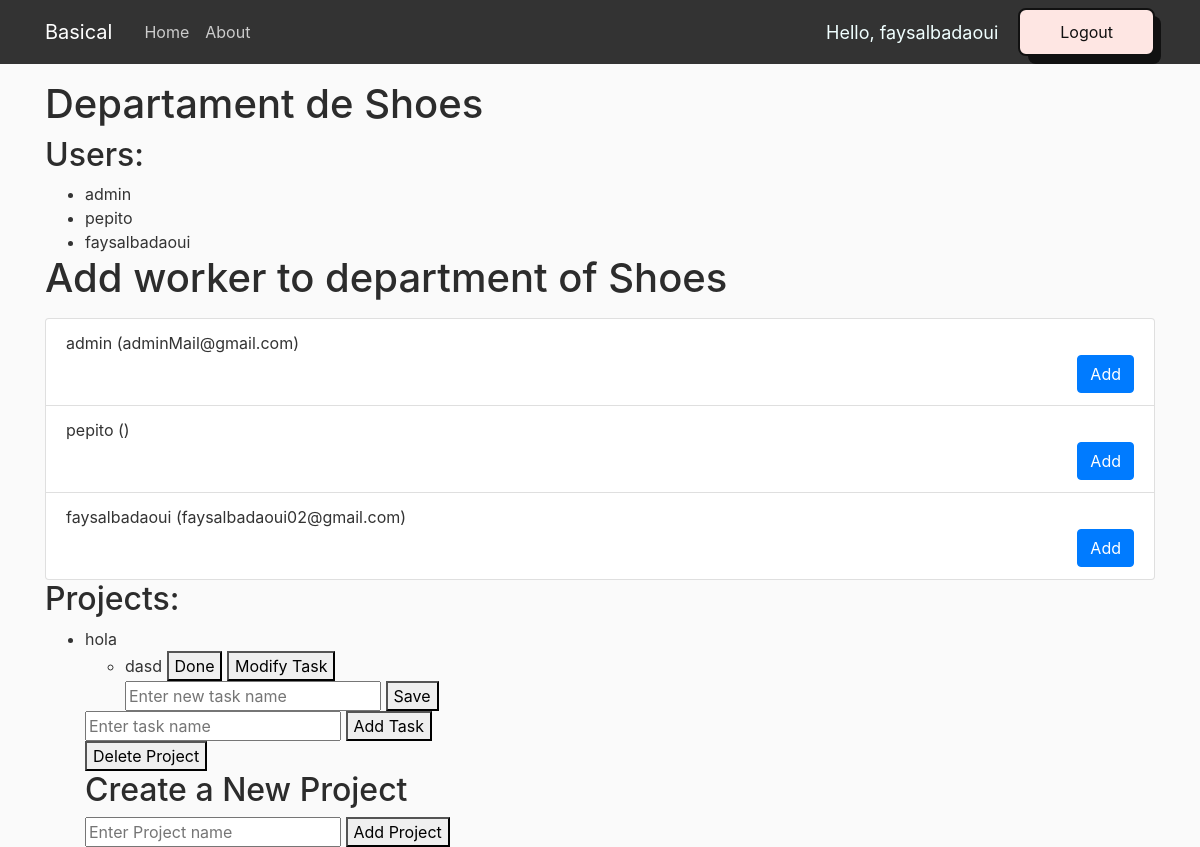
The app's page /company/1/department/1/ (signed in) with its own data.
### web/models.py (models this page shows, shortened)
class Department(models.Model):
    name = models.CharField(max_length=256)
    projects = models.ManyToManyField(Project)
    num_projects = models.IntegerField(default=0)
    admin = models.ForeignKey(User, on_delete=models.CASCADE, related_name="created_departments", default=User.objects.first().pk)
    users = models.ManyToManyField(User)
    num_users = models.IntegerField(default=0)

class Project(models.Model):
    name = models.CharField(max_length=256)
    tasks = models.ManyToManyField(Task)
    admin = models.ForeignKey(User, on_delete=models.CASCADE, related_name="created_projects", default=User.objects.first().pk)

class Task(models.Model):
    name = models.CharField(max_length=256)

### web/views.py (the view)
# urls.py: path('company/<int:company_id>/department/<int:department_id>/', views.department_detail, name='department_detail'),
def department_detail(request, department_id, company_id):
    department = get_object_or_404(Department, pk=department_id)
    company = get_object_or_404(Company, pk=company_id)
    return render(request, 'models/department_detail.html', {'department': department, 'company': company })

### web/templates/models/department_detail.html (shortened to what this page needs)
{% load static %}
<!DOCTYPE html>
<html>
    <head>
        <link rel="stylesheet" href="https://cdn.jsdelivr.net/npm/bootstrap@4.0.0/dist/css/bootstrap.min.css">
        <link rel="stylesheet" type="text/css" href="{% static 'web/home_css.css' %}">
    </head>
    <body>
        <header class="site-header">
            <nav class="navbar navbar-expand-md navbar-dark bg-steel fixed-top">
                <div class="container">
                    <a class="navbar-brand mr-4" href="/">Basical</a>
                    <div class="collapse navbar-collapse" id="navbarToggle">
                        <div class="navbar-nav mr-auto">
                            <a class="nav-item nav-link" href="/">Home</a>
                            <a class="nav-item nav-link" href="/about">About</a>
                        </div>
                        <div class="navbar-nav">
                            <span class="hello-msg">Hello, {{request.user}}</span>
                            <a href="/logout">
                                <button class="button-56" role="button">Logout</button>
                            </a>
                        </div>
                    </div>
                </div>
            </nav>
        </header>
        <div class="container">
            <h1>Departament de {{ department.name }}</h1>
            <h2>Users:</h2>
            <ul>
            {% for user in department.users.all %}
                <li>{{ user.username }}</li>
            {% empty %}
                <p>No users found for this department.</p>
            {% endfor %}
            </ul>
            <h1>Add worker to department of {{ department.name }}</h1>
            <ul class="list-group mt-3">
                {% for user in company.workers.all %}
                <li class="list-group-item">
                    {{ user.username }} ({{ user.email }})
                    <form method="POST" action="{% url 'add_user_to_department' department_id=department.id %}">
                        <button type="submit" class="btn btn-primary float-right">Add</button>
                    </form>
                </li>
                {% endfor %}
            </ul>
            <h2>Projects:</h2>
            <ul>
                {% for project in department.projects.all %}
                    <li>{{ project.name }}</li>
                    {% if project.tasks.count > 0 %}
                        {% for task in project.tasks.all %}
                        <ul>
                            <li>
                                {{ task.name }}
                                <button class="delete-task" data-task-id="{{ task.id }}">Done</button>
                                <button class="modify-task" data-task-id="{{ task.id }}">Modify Task</button>
                                <div class="modify-task-input" style="display: block;">
                                  <input type="text" name="new-task-name" placeholder="Enter new task name">
                                  <button class="save-modified-task" data-task-id="{{ task.id }}">Save</button>
                                </div>
                              </li>
                        </ul>
                        {% endfor %}
                    {% else %}
                        <p>No tasks found for this project.</p>
                    {% endif %}
                    <form class="add-task-form" data-project-id="{{ project.id }}">
                        <input type="text" name="task-name" placeholder="Enter task name">
                        <button type="submit">Add Task</button>
                    </form>
                    {% if request.user == project.admin %}
                        <button class="delete-project" data-project-id="{{ project.id }}">Delete Project</button>
                    {% endif %}
                {% empty %}
                    <p>No projects found for this department.</p>
                {% endfor %}
                {% block content %}
                <h2>Create a New Project</h2>
                <form class="add-project-form" data-department-id="{{ department.id }}">
                    <input type="text" name="project-name" placeholder="Enter Project name">
                    <button type="submit">Add Project</button>
                </form>
                {% endblock %}
            </ul>
        </div>
    </body>
</html>

### web/static/web/home_css.css (style rules this page uses)
body { background: #fafafa; color: #333333; margin-top: 5rem; }
h1, h2, h3, h4, h5, h6 { color: #2c2c2c; }
ul { margin: 0; }
.bg-steel { background-color: #333333; }
.site-header .navbar-nav .nav-link { color: #cccccc; }

### web/templates/models/department_detail.html (style rules this page uses)
.hello-msg { font-size: 18px; color: azure; margin-right: 20px; justify-self: center; align-self: center; }
.button-56 { align-items: center; background-color: #fee6e3; border: 2px solid #111; border-radius: 8px; box-sizing: border-box; color: #111; cursor: pointer; display: flex; font-family: Inter,sans-serif; font-size: 16px; height: 48px; justify-content: center; line-height: 24px; max-width: 100%; padding: 0 25px; position: relative; text-align: center; text-decoration: none; user-select: none; -webkit-user-select: none; touch-action: manipulation; }
.button-56:after { background-color: #111; border-radius: 8px; content: ""; display: block; height: 48px; left: 0; width: 100%; position: absolute; top: -2px; transform: translate(8px, 8px); transition: transform .2s ease-out; z-index: -1; }
@media (min-width: 768px) { .button-56 { padding: 0 40px; } }

### records on screen
Department: name "Shoes"
Project: name "hola"
Task: name "dasd"

### other values on screen
{{ request.user }} "faysalbadaoui"
{{ user.username }} "admin"
{{ user.username }} "pepito"
{{ user.username }} "faysalbadaoui"
{{ user.email }} "adminMail@gmail.com"
{{ user.email }} "faysalbadaoui02@gmail.com"
